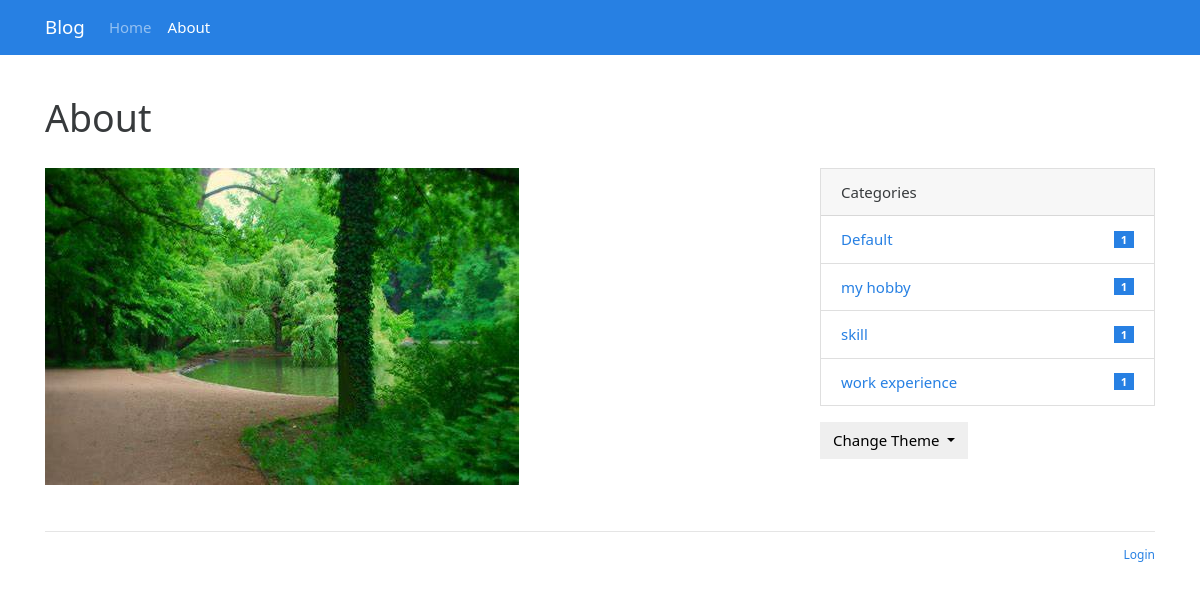
/about, run on the app's committed database.
### blog/models.py (models this page shows, shortened)
class Admin(db.Model, UserMixin):
    id = db.Column(db.Integer, primary_key=True)
    username = db.Column(db.String(20))
    password_hash = db.Column(db.String(128))
    blog_title = db.Column(db.String(60))
    blog_sub_title = db.Column(db.String(100))
    name = db.Column(db.String(30))
    about = db.Column(db.Text)

class Category(db.Model):
    id = db.Column(db.Integer, primary_key=True)
    name = db.Column(db.String(30), unique=True)
    posts = db.relationship('Post', back_populates='category')

### blog/blueprints/blog.py (the view)
@blog_bp.route('/about')
def about():
    return render_template('blog/about.html')

### blog/__init__.py (called while the page is built)
def register_template_context(app):
    @app.context_processor
    def make_template_context():
        admin = Admin.query.first()
        categories = Category.query.order_by(Category.name).all()
        links = Link.query.order_by(Link.name).all()
        if current_user.is_authenticated:
            unread_comments = Comment.query.filter_by(reviewed=False).count()
        else:
            unread_comments = None
        return dict(
            admin=admin, categories=categories,
            links=links, unread_comments=unread_comments)

def register_request_handlers(app):
    @app.after_request
    def query_profiler(response):
        for q in get_debug_queries():
            if q.duration >= app.config['SLOW_QUERY_THRESHOLD']:
                app.logger.warning(
                    'Slow query: Duration: %fs\n Context: %s\nQuery: %s\n '
                    % (q.duration, q.context, q.statement)
                )
        return response

### blog/templates/blog/about.html (shortened to what this page needs)
{% extends 'base.html' %}
{% block content %}
    <div class="page-header">
        <h1>About</h1>
    </div>
    <div class="row">
        <div class="col-sm-8">
            {{ admin.about|safe }}
        </div>
        <div class="col-sm-4 sidebar">
            {% include "blog/_sidebar.html" %}
        </div>
    </div>
{% endblock %}

### blog/templates/base.html (shortened to what this page needs)
{% from 'bootstrap/nav.html' import render_nav_item %}
<!DOCTYPE html>
<html lang="en">
<head>
    {% block head %}
        <link rel="stylesheet"
              href="{{ url_for('static', filename='css/%s.min.css' % request.cookies.get('theme', 'perfect_blue')) }}"
              type="text/css">
        <link rel="stylesheet" href="{{ url_for('static', filename='css/style.css') }}" type="text/css">
    {% endblock head %}
</head>
<body>
{% block nav %}
    <nav class="navbar navbar-expand-lg navbar-dark bg-primary">
        <div class="container">
            <a class="navbar-brand" href="{{ url_for('blog.index') }}">{{ admin.blog_title }}</a>
            <div class="collapse navbar-collapse" id="navbarColor01">
                <ul class="navbar-nav mr-auto">
                    {{ render_nav_item('blog.index', 'Home') }}
                    {{ render_nav_item('blog.about', 'About') }}
                </ul>
            </div>
        </div>
    </nav>
{% endblock nav %}
<main class="container">
    {% block content %}{% endblock content %}
    {% block footer %}
        <footer>
            <p class="float-right">
                <small>
                    {% if current_user.is_authenticated %}
                        <a href="{{ url_for('auth.logout', next=request.full_path) }}">Logout</a>
                    {% else %}
                        <a href="{{ url_for('auth.login', next=request.full_path) }}">Login</a>
                    {% endif %}
                </small>
            </p>
        </footer>
    {% endblock footer %}
</main>
</body>
</html>

### blog/templates/blog/_sidebar.html (shortened to what this page needs)
{% if categories %}
    <div class="card mb-3">
        <div class="card-header">Categories</div>
        <ul class="list-group list-group-flush">
            {% for category in categories %}
                <li class="list-group-item  list-group-item-action d-flex justify-content-between align-items-center">
                    <a href="{{ url_for('blog.show_category', category_id=category.id) }}">
                        {{ category.name }}
                    </a>
                    <span class="badge badge-primary badge-pill"> {{ category.posts|length }}</span>
                </li>
            {% endfor %}
        </ul>
    </div>
{% endif %}
<div class="dropdown">
    <button class="btn btn-default dropdown-toggle" type="button" id="dropdownMenuButton"
            data-toggle="dropdown" aria-haspopup="true" aria-expanded="false">
        Change Theme
    </button>
</div>

### blog/static/css/style.css (style rules this page uses)
nav { margin-bottom: 20px; }
img { max-width: 100%; height: auto !important; }
.page-header { padding-top: 20px; padding-bottom: 20px; }
.sidebar { padding-left: 30px; }
footer { margin-top: 30px; padding: 10px 0 40px; color: #999; border-top: 1px solid #e5e5e5; }

### data on the page
Admin: blog_title "Blog", about (picture)
Category: name "Default", posts|length "1"
Category: name "my hobby", posts|length "1"
Category: name "skill", posts|length "1"
Category: name "work experience", posts|length "1"

### other printed values
{{ render_nav_item('blog.index', 'Home') }} "Home"
{{ render_nav_item('blog.about', 'About') }} "About"
